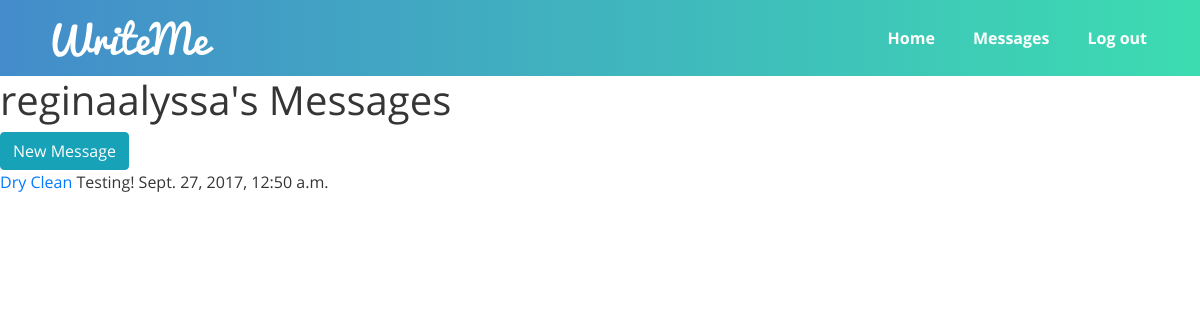
/messages/ (signed in), run on an earlier commit of the app's database.
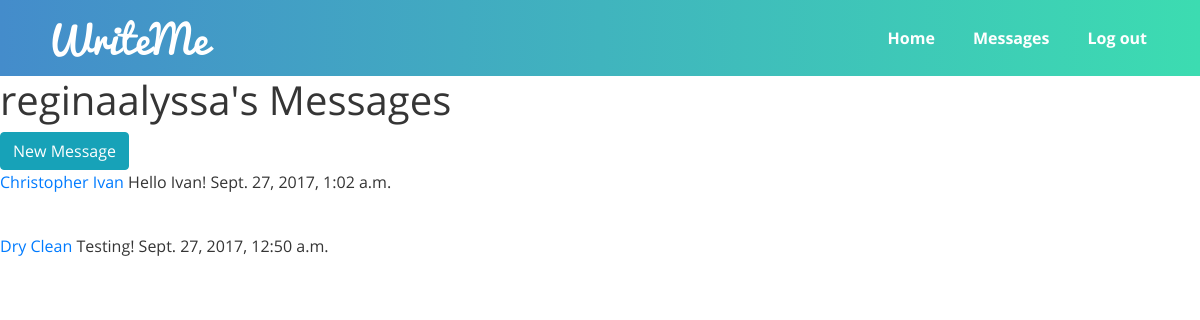
And on a later commit of the database.
### messaging/models.py (models this page shows)
class Message(models.Model):
    conversation = models.ForeignKey(Conversation)
    sender = models.ForeignKey(User)
    message = models.TextField()
    timestamp = models.DateTimeField(auto_now_add=True)
    unread_flag = models.BooleanField(default=True)

class Conversation(models.Model):
    user1 = models.ForeignKey(User, related_name='%(class)s_1')
    user2 = models.ForeignKey(User, related_name='%(class)s_2')

### messaging/views.py (the view)
class RecentMessagesListView(LoginRequiredMixin, ListView):
    template_name = "messaging/index.html"
    context_object_name = 'latest_conversation_messages_list'
    def get_queryset(self):
        conversation_list = Conversation.objects.filter(Q(user1=self.request.user) | Q(user2=self.request.user))
        latest_conversation_messages_list = []
        for conversation in conversation_list:
            latest_conversation_messages_list.append(Message.objects.filter(conversation=conversation).latest('timestamp'))
            latest_conversation_messages_list.sort(key=lambda x: x.timestamp, reverse=True)
        return latest_conversation_messages_list

### messaging/templatetags/messaging_tags.py (called while the page is built)
@register.filter
def limit_char_50(string):
    if len(string) > 50:
        return string[:50] + "..."
    return string

### messaging/templates/messaging/index.html (shortened to what this page needs)
{% extends "base.html" %}
{% load messaging_tags %}
{% block content %}
    <h1>{{ user.username }}'s Messages</h1>
    <a href="{% url 'messaging:new' %}" class="btn btn-info">New Message</a><br>
    {% for item in latest_conversation_messages_list %}
        <p>
            {% if user.username != item.conversation.user1.username %}
                <a href="{% url 'messaging:conversation' item.conversation.user1.username %}">
                    {{ item.conversation.user1.first_name }} {{ item.conversation.user1.last_name }}
                </a>
            {% else %}
                <a href="{% url 'messaging:conversation' item.conversation.user2.username %}">
                    {{ item.conversation.user2.first_name }} {{ item.conversation.user2.last_name }}
                </a>
            {% endif %}
        {{ item.message|limit_char_50 }}
        {{ item.timestamp }}
        </p>
        <br>
    {% endfor %}
{% endblock %}

What changed in the data, as far as the page shows it:
added Message: conversation.user2.first_name "Christopher", conversation.user2.last_name "Ivan", message|limit_char_50 "Hello Ivan!", timestamp "Sept. 27, 2017, 1:02 a.m."
